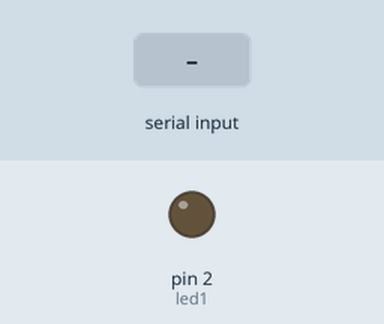
Simulated run of this sketch. Board: Arduino Uno, built with avr-gcc and run on an emulated ATmega328P. On the bench: output pins drawn as LEDs (lit = HIGH). Dashed ring = blinking. Inputs (shaded band) come from the test bench. What the sketch prints to the serial monitor is not drawn.

Above: at 1.2 s.
1.3 s: "90,45\n" received over Serial
At 1.55 s:
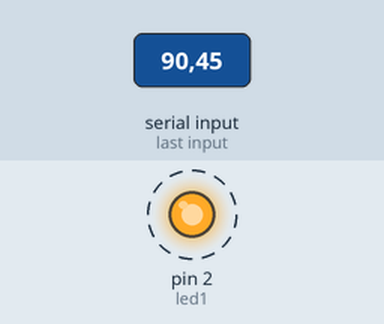
Timing chart, 0 to 10.3 s (numbered marks = the images above; inputs shaded):
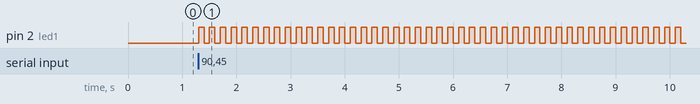

Measured:
- after the input at 1.3 s, pin 2 (led1): alternates HIGH for 0.10 s and LOW for 0.10 s, starting at once

The sketch:

readingInput.ino
```cpp
int myBlinks;
String msg="How many Blinks you want: ";
int j;
int delayTime=100;
int led1=2;

void setup(){
  // put your setup code here, to run once:
Serial.begin(9600);
pinMode(led1,OUTPUT);
}

void loop() {
  // put your main code here, to run repeatedly:
Serial.println(msg);
while(Serial.available()==0){

  }
myBlinks=Serial.parseInt();
for(j=1;j<=myBlinks;j++){
    digitalWrite(led1,HIGH);
    delay(delayTime);
    digitalWrite(led1,LOW);
    delay(delayTime);

  }
 exit(0);
}
```
